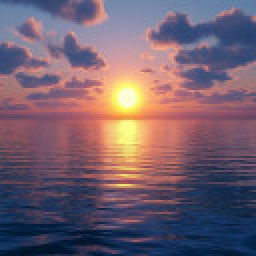
#> input picture LectureCode/Lec4_DFT_Python/sunset_128.jpg, 128 x 128 px (shown 2 times larger)
$ python xDFT_hardway_sparse.py
#> lines starting #> are read from the running program, lines starting #| are printed output that depends on the picture
### LectureCode/Lec4_DFT_Python/dftdemo.py
"""
dftdemo.py
Shared helpers for the Lecture 4 (2D DFT) Python demos.

What is in here:
    sfigure          -> a numbered figure that does not steal focus
    imagesc          -> display an array, one cell per pixel, axis image
    nice3            -> a shaded surface plot of a 2D array
    load_image       -> read a JPEG as float in [0, 1], like im2double
    freq_lpf_2d      -> Gaussian lowpass filter built in the frequency domain
    freq_line_filt_2d-> Gaussian passband along the f_u axis
    dft_ticks        -> 0-based frequency axes, with and without fftshift
    drawnow          -> let the figures repaint inside a loop

Dependencies: numpy, matplotlib, pillow.  xPulseDet.py also needs opencv
(pip install opencv-python) to read the video.

Set the environment variable IMDEMO_SAVE to a directory to write every figure
to PNG instead of opening windows:
    IMDEMO_SAVE=figs python xCommonShapes_simple.py
Animated demos then run to completion and save their final frame.
"""

import os
from pathlib import Path

import matplotlib as mpl
import numpy as np
from PIL import Image

HERE = Path(__file__).resolve().parent
_SAVE_DIR = os.environ.get("IMDEMO_SAVE")
if _SAVE_DIR:
    mpl.use("Agg")

import matplotlib.pyplot as plt  # noqa: E402

# Dark background, to match the lecture slides.
plt.style.use("dark_background")
mpl.rcParams.update({
    "figure.figsize": (7.5, 5.5),
    "axes.grid": False,
    "image.interpolation": "nearest",
    "font.size": 12,
})

YEL = (1.0, 0.85, 0.15)


# ----------------------------------------------------------------------
# Files
# ----------------------------------------------------------------------
def load_image(name, channel=None):
    """Read an image next to this file as float64 in [0, 1] (like im2double).

    channel=None returns HxWx3; channel=0/1/2 returns that plane (R/G/B).
    """
#> called with name = 'sunset_128.jpg', channel = 1
    path = Path(name)
    if not path.is_absolute():
        path = HERE / path
    a = np.asarray(Image.open(path).convert("RGB"), dtype=np.float64) / 255.0
    return a if channel is None else a[:, :, channel]
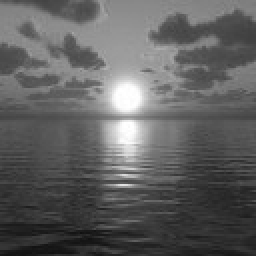
#> returned value: shape (128, 128) float64 (shown 2 times larger); min 0.0627, max 1, mean 0.375


# ----------------------------------------------------------------------
# Display
# ----------------------------------------------------------------------
def sfigure(n, figsize=None, projection=None):
    """Numbered figure, cleared and ready to draw on.  Returns (fig, ax).

    projection="3d" gives a 3D axes, for nice3().
    """
    fig = plt.figure(n, figsize=figsize)
    fig.clf()
    return fig, fig.add_subplot(111, projection=projection)


def imagesc(ax, img, clim=None, cmap="gray", **kw):
    """imagesc + axis image.  Handles 2D (with colormap) and HxWx3 (as colour).

    Complex input (straight out of ifft2) is shown as its real part.
    """
    img = np.asarray(img)
    if np.iscomplexobj(img):
        img = img.real
    if img.ndim == 3:
        h = ax.imshow(np.clip(img, 0, 1), aspect="equal", **kw)
    else:
        vmin, vmax = (None, None) if clim is None else clim
        h = ax.imshow(img, cmap=cmap, vmin=vmin, vmax=vmax, aspect="equal", **kw)
    ax.set_xticks([])
    ax.set_yticks([])
    return h


# [35 lines left out: functions nice3, dft_ticks, not called in this run]


def drawnow(dt=0.01):
    """Repaint all figures mid-loop.  No-op when saving."""
    if not _SAVE_DIR:
        plt.pause(dt)


# [41 lines left out: functions show, _freq_grid, freq_lpf_2d, freq_line_filt_2d, not called in this run]


# ----------------------------------------------------------------------
# Picking single waves out of a DFT
# ----------------------------------------------------------------------
def conjugate_partner(row, col, shape):
    """Index of the DFT bin that pairs with (row, col) for a real image."""
    rows, cols = shape[:2]
    return (-row) % rows, (-col) % cols


def single_wave(X, row, col):
    """The real 2D cosine that bin (row, col) of DFT X (and its mirror) encode.

    Returns (wave, magnitude).  Zeroing everything except the bin and its
    conjugate partner, then inverse-transforming, gives that one wave.
    """
    row2, col2 = conjugate_partner(row, col, X.shape)
    W = np.zeros_like(X)
    for r, c in ((row, col), (row2, col), (row2, col2), (row, col2)):
        W[r, c] = X[r, c]
    return np.fft.ifft2(W).real, abs(X[row, col])


# ----------------------------------------------------------------------
# Small shape helpers
# ----------------------------------------------------------------------
# [15 lines left out: functions disk_kernel, rotate_image, not called in this run]

### LectureCode/Lec4_DFT_Python/xDFT_hardway_sparse.py
"""
xDFT_hardway_sparse.py
Rebuild an image one 2D wave at a time, largest DFT coefficient first.
Greedy: take the biggest remaining bin (and its conjugate partner), turn it
into a wave, add it to the reconstruction, zero it, repeat.

Runs as an animation.  Ctrl-C to stop early.
"""

import numpy as np

from dftdemo import drawnow, imagesc, load_image, sfigure, show, single_wave

NumIters = 1000         # lower it if it drags

I = load_image("sunset_128.jpg", channel=1)
ImSize = I.shape[0]
#> ImSize = 128

Rebuild = np.zeros_like(I)
IF = np.fft.fft2(I)
NiceDisp = np.zeros(IF.shape)

fig2, ax2 = sfigure(2)
fig3, ax3 = sfigure(3)
fig4, ax4 = sfigure(4)

for it in range(NumIters):
    idx = np.argmax(np.abs(IF))
    row, col = np.unravel_index(idx, IF.shape)
    row2, col2 = (-row) % ImSize, (-col) % ImSize

    CurWave, WaveMag = single_wave(IF, row, col)

    ax2.cla()
    imagesc(ax2, CurWave)
    ax2.set_title(f"Current 2D wave: bin ({row}, {col}), iteration {it + 1}")

    NiceDisp[min(row, row2), min(col, col2)] = WaveMag

#> (the run stopped early here; a loop or call above may not have finished)
